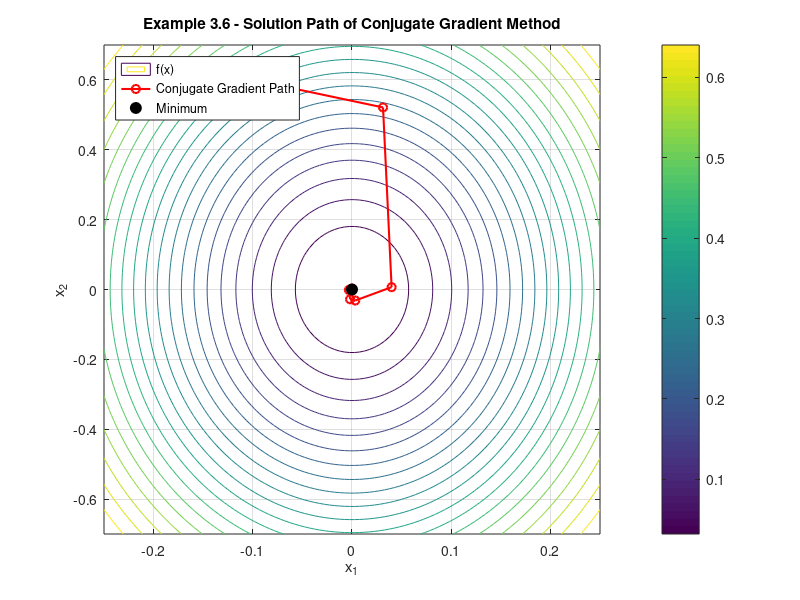

The MATLAB source for this figure:
% Define the function and its gradient
f = @(x) 1 - exp(-(10*x(1)^2 + x(2)^2));
grad_f = @(x) [20 * x(1) * exp(-(10*x(1)^2 + x(2)^2)); 
               2 * x(2) * exp(-(10*x(1)^2 + x(2)^2))];

% Initial point, tolerance, and maximum iterations
x = [-0.1; 0.6];
tol = 1e-6;
max_iter = 1000;

% Store the path
x_values = x;

% Initialize gradient and direction for Conjugate Gradient method
grad = grad_f(x);
d = -grad;

% Conjugate Gradient Algorithm
for k = 1:max_iter
    if norm(grad) < tol
        break;
    end
    
    % Line search to find optimal step size
    alpha = fminbnd(@(a) f(x + a * d), 0, 1);
    
    % Update x
    x = x + alpha * d;
    x_values = [x_values, x];
    
    % Update gradient and calculate beta
    grad_new = grad_f(x);
    beta = (grad_new' * grad_new) / (grad' * grad);
    
    % Update direction
    d = -grad_new + beta * d;
    
    % Update the gradient
    grad = grad_new;
end

% Convert x_values to a 2-row matrix for easy plotting
x1_vals = x_values(1, :);
x2_vals = x_values(2, :);

% Plot contours of f(x)
x1 = linspace(-0.25, 0.25, 100);
x2 = linspace(-0.7, 0.7, 100);
[X1, X2] = meshgrid(x1, x2);
F = arrayfun(@(x1, x2) f([x1; x2]), X1, X2);

figure;
contour(X1, X2, F, 20); % Plot 20 contour levels
hold on;
plot(x1_vals, x2_vals, '-o', 'Color', 'r', 'LineWidth', 1.5); % Solution path
plot(0, 0, 'ko', 'MarkerSize', 8, 'MarkerFaceColor', 'k'); % Minimum point
xlabel('x_1');
ylabel('x_2');
title('Example 3.6 - Solution Path of Conjugate Gradient Method');
legend('f(x)', 'Conjugate Gradient Path', 'Minimum', 'Location', 'northwest');
colorbar;
grid on;
hold off;
